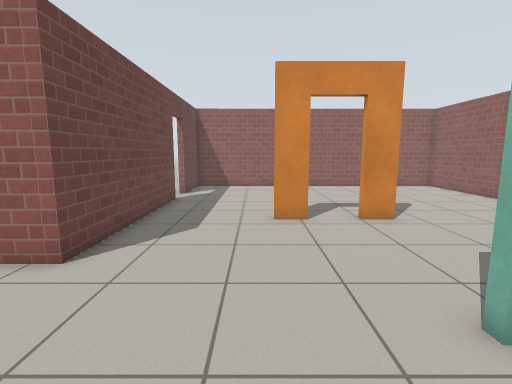
View 1 (above)

12 first-person views from a walk through a robot-simulator world made for Gazebo. The camera is 1.1 m above the floor, tilts 8° down and sees 85° across. The floor is counted in squares, 0.5 m on a side. Each view is taken from the middle of a square. On the plan, view 1 faces up. The plan holds only what a view shows up to about 17 squares ahead; the rest is blank. Gazebo's built-in surfaces are drawn with simple patterns.

View 2
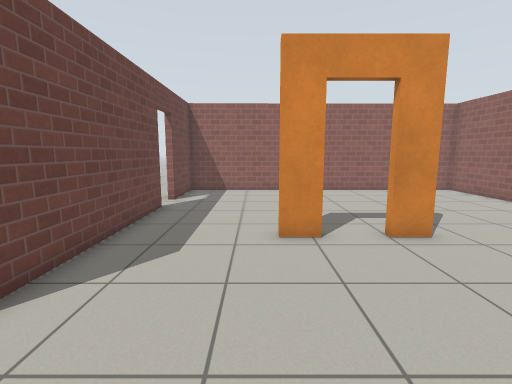

View 3
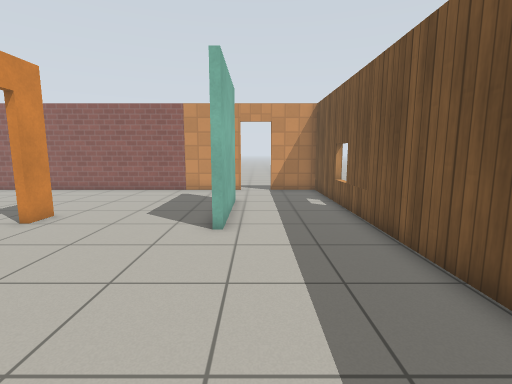

View 4
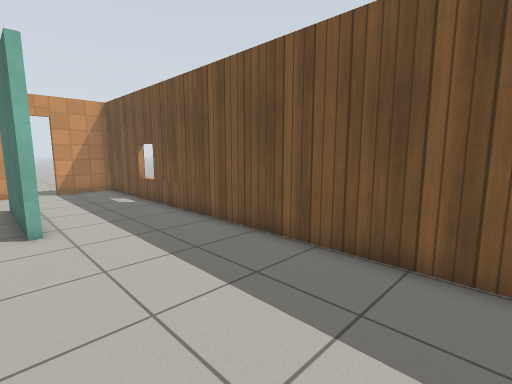

View 5
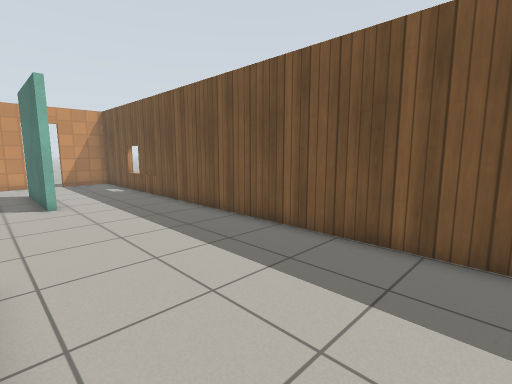

View 6
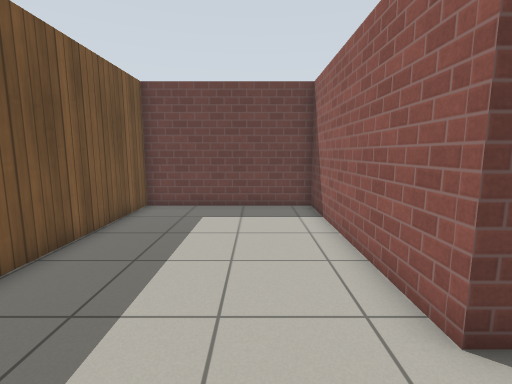

View 7
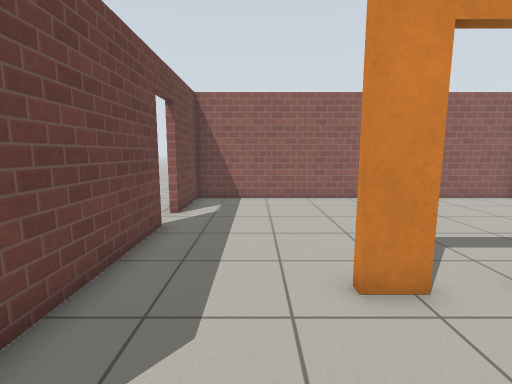

View 8
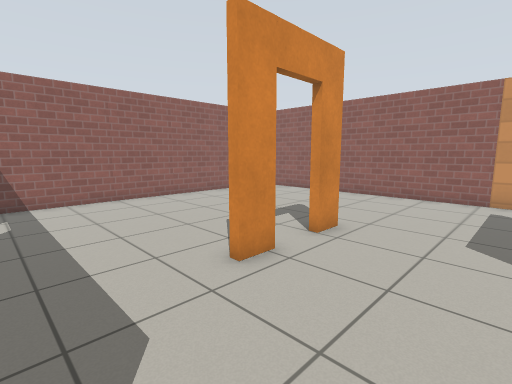

View 9
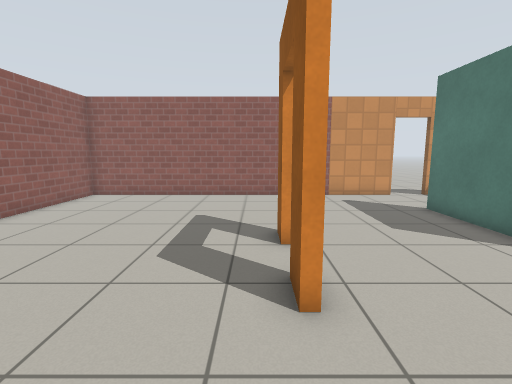

View 10
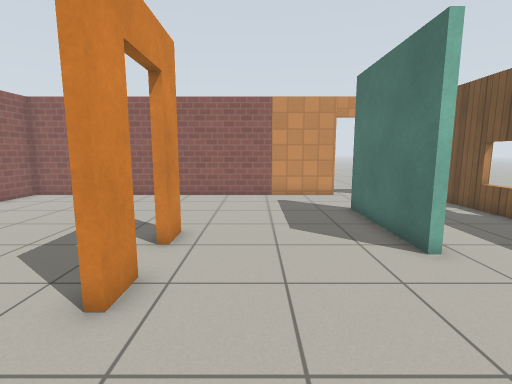

View 11
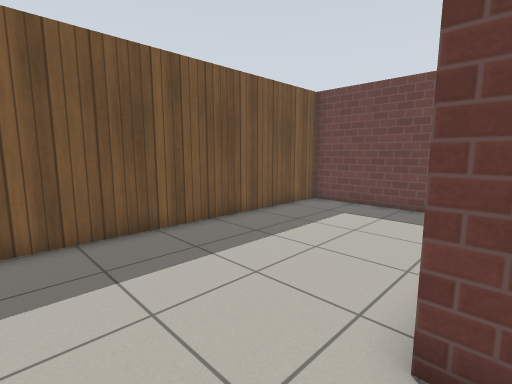

View 12
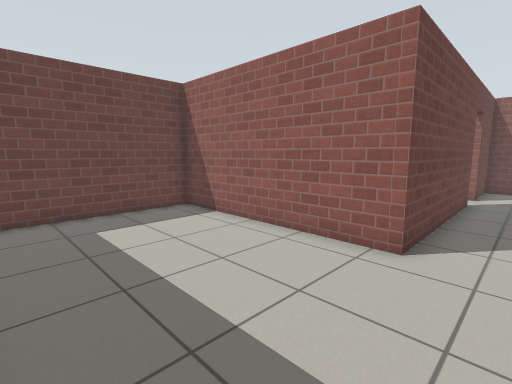

### Floor plan
Points are (right, up) in squares from view 1. A wall is a line through its corners. A room is listed if a view was taken in it or the views show most of it. See-through windows are left out.
Room 1 (views 1, 2, 3, 4, 5, 6, 7, 8, 9, 10, 11, 12)
walls: (1.8, 9.1) (0.6, 9.1) (0.6, 9.4) (1.8, 9.4); (3.5, 9.4) (4.6, 9.4); (4.6, 9.1) (3.5, 9.1); (7.9, 2.9) (2.8, 2.9) (2.8, 3.2) (7.9, 3.2); (-3.9, 13.4) (-3.9, 5.3) (-12.6, 5.3) (-12.6, -1.6) (11.6, -1.6) (11.6, 1.1); (11.6, 2.9) (11.6, 18.6) (-3.9, 18.6) (-3.9, 15.1)
ways out: open door at (-4, 14.5); open door at (12, 2)

Where each view was taken, in squares from view 1:
view 1: 0 up, 0 right, facing up
view 2: 2 up, 0 right, facing up
view 3: 2 up, 5 left, facing right
view 4: 4 up, 6 left, facing down-right
view 5: 5 up, 10 left, facing down-right
view 6: 3 up, 1 left, facing left
view 7: 5 up, 1 left, facing up
view 8: 5 up, 3 left, facing up-right
view 9: 10 up, 3 left, facing right
view 10: 7 up, 3 left, facing right
view 11: 6 up, 1 left, facing down-left
view 12: 1 down, 2 left, facing up-left
